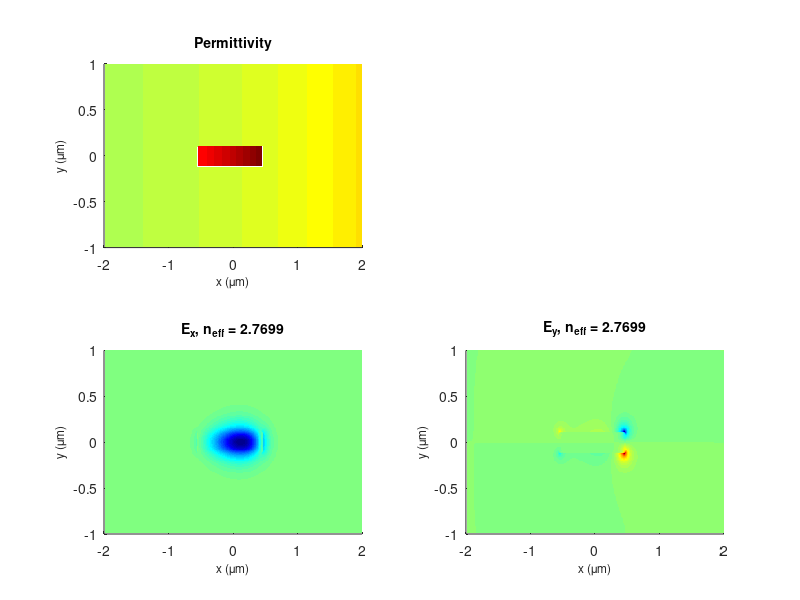

MATLAB code to generate this figure:
%%%%%%%%%%%%%%%%%%%%%%%%%%%%%%%%%%%%
% finite difference mode solver
% Chris Doerr 2010
% Bell Labs, Alcatel-Lucent
% all length units in um
%%%%%%%%%%%%%%%%%%%%%%%%%%%%%%%%%%%%
clear all
%% adjustable variables
lambdac = 1.55;     % vacuum center wavelength
xlim = 2.0;         % x extent is 2*xlim
ylim = 1.0;         % y extent is 2*ylim
Dx = 0.01;          % x grid size
Dy = 0.01;          % y grid size
Nx = round(xlim*2/Dx);
Ny = round(ylim*2/Dy);
k0 = 2*pi/lambdac;
%% waveguide parameters
R = 3;              % bend radius (RT = R)
wg.w = 1.0;         % waveguide width
wg.h = 0.22;        % waveguide height
ncore = 3.48;       % index of core
nclad = 1.45;       % index of cladding
neff_guess = 2.9;   % initial guess for effective index
%% fill in er
ermat = ones(Nx,Ny)*nclad^2;
%---cladding
for x = -xlim+Dx:Dx:xlim
    ermat(round((x+xlim)/Dx),:) = nclad^2*exp(x/R);
end
%---core
ylim1 = round(-(wg.h/2)/Dy + Ny/2);
ylim2 = round((wg.h/2)/Dy + Ny/2 - 1);
for x = R*log((R-wg.w/2)/R):Dx:R*log((R+wg.w/2)/R)
    ermat(round((x+xlim)/Dx),ylim1:ylim2) = ncore^2*exp(x/R);
end
%% calculate erx, ery, erz
ermatx = (ermat + circshift(ermat,[-1,0]))/2;
ermaty = (ermat + circshift(ermat,[0,-1]))/2;
ermatz = ermat;
for y = 1:Ny
    erdiagx((y-1)*Nx+1:(y)*Nx) = ermatx(1:Nx,y);
    erdiagy((y-1)*Nx+1:(y)*Nx) = ermaty(1:Nx,y);
    erdiagz((y-1)*Nx+1:(y)*Nx) = ermatz(1:Nx,y);
end
erx = spdiags(erdiagx.',0,Nx*Ny,Nx*Ny);
ery = spdiags(erdiagy.',0,Nx*Ny,Nx*Ny);
erz = spdiags(erdiagz.',0,Nx*Ny,Nx*Ny);
%% set up matrices
display('Setting up matrices...')
temp = ones(Nx*Ny,1);
Ux = spdiags([-temp temp],[0 1],Nx*Ny,Nx*Ny)/Dx;
Uy = spdiags([-temp temp],[0 Nx],Nx*Ny,Nx*Ny)/Dy;
Uy(end,end) = 1/Dy;
P1 = [Ux/erz*Uy.' k0^2*speye(Nx*Ny)-Ux/erz*Ux.'; -k0^2*speye(Nx*Ny)+Uy/erz*Uy.' -Uy/erz*Ux.'];
P2 = [-Ux.'*Uy -k0^2*ery+Ux.'*Ux; k0^2*erx-Uy.'*Uy Uy.'*Ux];
P = P1*P2/k0^4;
%% find eigenvalues
display('Calculating eigenvalues...')
options.disp = 0;
options.tol = 1e-9;
[V,D] = eigs(P,4,neff_guess^2,options);
neff = sqrt(diag(D));
display(neff)
%% plot waveguide structure and modes
clf
colormap jet
modenum = 1;   % mode number to plot. You can change it and rerun this cell
for y = 1:Ny;
    Exmat(:,y) = V(((y-1)*Nx+1:(y)*Nx),modenum);
    Eymat(:,y) = V(((y-1)*Nx+1:(y)*Nx)+Nx*Ny,modenum);
end
x = ((1:Nx) - Nx/2)*Dx;
y = ((1:Ny) - Ny/2)*Dy;
subplot(221)
h = surface(x,y,real(ermat).');
caxis([-max(max(real(ermat))) max(max(real(ermat)))])
set(h,'linestyle','none')
title('\fontsize{14}Permittivity')
xlabel('\fontsize{12}x (\mum)')
ylabel('\fontsize{12}y (\mum)')
view(0,90)
subplot(223)
h = surface(x,y,real(Exmat).');
caxis([-max(max(abs(Exmat))) max(max(abs(Exmat)))])
set(h,'linestyle','none')
title(['\fontsize{14}E_x, n_{eff} = ' num2str(neff(modenum))])
xlabel('\fontsize{12}x (\mum)')
ylabel('\fontsize{12}y (\mum)')
view(0,90)
subplot(224)
h = surface(x,y,real(Eymat).');
caxis([-max(max(abs(Eymat))) max(max(abs(Eymat)))])
set(h,'linestyle','none')
title(['\fontsize{14}E_y, n_{eff} = ' num2str(neff(modenum))])
xlabel('\fontsize{12}x (\mum)')
ylabel('\fontsize{12}y (\mum)')
view(0,90)
shg
